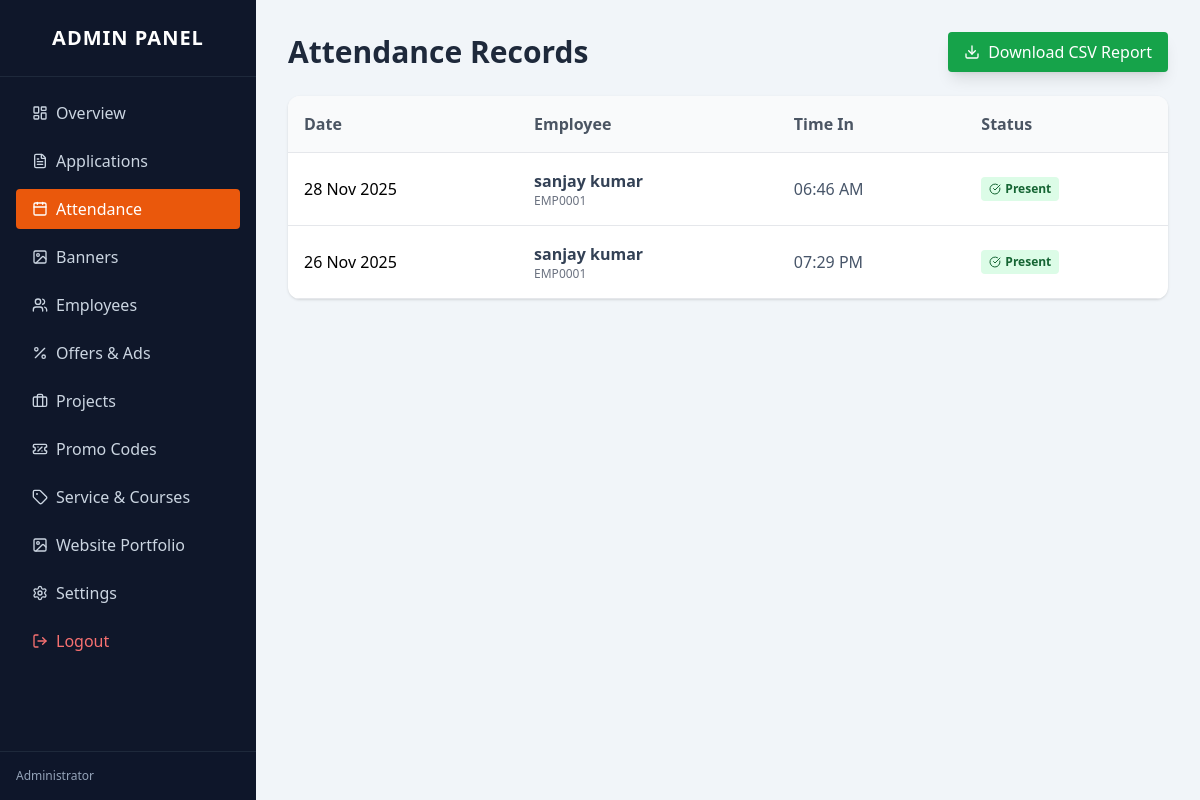
/admin/attendance.php (signed in), run on the app's committed database.
### tables this page shows
CREATE TABLE `attendance` (
  `id` int(11) NOT NULL,
  `user_id` int(11) DEFAULT NULL,
  `date` date DEFAULT NULL,
  `check_in_time` time DEFAULT NULL,
  `status` enum('Present','Absent') DEFAULT 'Present'
);

CREATE TABLE `users` (
  `id` int(11) NOT NULL,
  `name` varchar(100) NOT NULL,
  `email` varchar(100) NOT NULL,
  `password` varchar(255) NOT NULL,
  `employee_id` varchar(50) DEFAULT NULL,
  `role` enum('admin','employee') DEFAULT 'employee',
  `created_at` timestamp NOT NULL DEFAULT current_timestamp(),
  `profile_image` varchar(255) DEFAULT NULL
);

### admin/attendance.php (the view, shortened to what this page needs)
<?php
include '../includes/config.php';
$query = "SELECT a.*, u.name, u.employee_id FROM attendance a JOIN users u ON a.user_id = u.id ORDER BY a.date DESC LIMIT 50";
$res = $conn->query($query);
?>
<!DOCTYPE html>
<html lang="en">
<head>
    <script src="https://cdn.tailwindcss.com"></script>
</head>
<body class="bg-slate-100 flex h-screen">
    <div class="w-64 bg-slate-900 text-white flex flex-col shrink-0">
        <div class="p-6 font-bold text-xl tracking-wider text-center border-b border-slate-800">ADMIN PANEL</div>
        <nav class="flex-1 p-4 space-y-2 overflow-y-auto">
            <a href="dashboard.php" class="flex items-center px-4 py-2 hover:bg-slate-800 rounded text-slate-300"><i data-lucide="layout-dashboard" class="w-4 h-4 mr-2"></i> Overview</a>
            <a href="applications.php" class="flex items-center px-4 py-2 hover:bg-slate-800 rounded text-slate-300"><i data-lucide="file-text" class="w-4 h-4 mr-2"></i> Applications</a>
            <a href="attendance.php" class="flex items-center px-4 py-2 bg-orange-600 rounded text-white"><i data-lucide="calendar" class="w-4 h-4 mr-2"></i> Attendance</a>
            <a href="banners.php" class="flex items-center px-4 py-2 hover:bg-slate-800 rounded text-slate-300"><i data-lucide="image" class="w-4 h-4 mr-2"></i> Banners</a>
            <a href="employees.php" class="flex items-center px-4 py-2 hover:bg-slate-800 rounded text-slate-300"><i data-lucide="users" class="w-4 h-4 mr-2"></i> Employees</a>
            <a href="offers.php" class="flex items-center px-4 py-2 hover:bg-slate-800 rounded text-slate-300"><i data-lucide="percent" class="w-4 h-4 mr-2"></i> Offers & Ads</a>
            <a href="projects.php" class="flex items-center px-4 py-2 hover:bg-slate-800 rounded text-slate-300"><i data-lucide="briefcase" class="w-4 h-4 mr-2"></i> Projects</a>
            <a href="promocodes.php" class="flex items-center px-4 py-2 hover:bg-slate-800 rounded text-slate-300"><i data-lucide="ticket-percent" class="w-4 h-4 mr-2"></i> Promo Codes</a>
            <a href="service_courses.php" class="flex items-center px-4 py-2 hover:bg-slate-800 rounded text-slate-300"><i data-lucide="tag" class="w-4 h-4 mr-2"></i> Service & Courses</a>
            <a href="portfolio.php" class="flex items-center px-4 py-2 hover:bg-slate-800 rounded text-slate-300"><i data-lucide="image" class="w-4 h-4 mr-2"></i> Website Portfolio</a>
            <a href="settings.php" class="flex items-center px-4 py-2 hover:bg-slate-800 rounded text-slate-300"><i data-lucide="settings" class="w-4 h-4 mr-2"></i> Settings</a>
            <a href="../login.php" class="flex items-center px-4 py-2 mt-4 text-red-400 hover:bg-slate-800 rounded"><i data-lucide="log-out" class="w-4 h-4 mr-2"></i> Logout</a>
        </nav>
        <div class="p-4 border-t border-slate-800 flex items-center gap-3 bg-slate-900/50">
            <div class="overflow-hidden">
                <p class="text-xs text-slate-400">Administrator</p>
            </div>
        </div>
    </div>
    <div class="flex-1 p-8 overflow-y-auto">
        <div class="flex justify-between items-center mb-6">
            <h2 class="text-3xl font-bold text-slate-800">Attendance Records</h2>
            <form method="POST">
                <button name="export" class="bg-green-600 text-white px-4 py-2 rounded hover:bg-green-700 flex items-center gap-2 shadow-lg">
                    <i data-lucide="download" class="w-4 h-4"></i> Download CSV Report
                </button>
            </form>
        </div>
        <div class="bg-white rounded-xl shadow overflow-hidden">
            <table class="w-full text-left">
                <thead class="bg-gray-50 border-b">
                    <tr>
                        <th class="p-4 text-gray-600 font-bold">Date</th>
                        <th class="p-4 text-gray-600 font-bold">Employee</th>
                        <th class="p-4 text-gray-600 font-bold">Time In</th>
                        <th class="p-4 text-gray-600 font-bold">Status</th>
                    </tr>
                </thead>
                <tbody>
                    <?php while($row = $res->fetch_assoc()): ?>
                    <tr class="border-b hover:bg-gray-50">
                        <td class="p-4"><?php echo date('d M Y', strtotime($row['date'])); ?></td>
                        <td class="p-4">
                            <div class="font-bold text-slate-700"><?php echo htmlspecialchars($row['name']); ?></div>
                            <div class="text-xs text-gray-500"><?php echo htmlspecialchars($row['employee_id']); ?></div>
                        </td>
                        <td class="p-4 text-slate-600"><?php echo date('h:i A', strtotime($row['check_in_time'])); ?></td>
                        <td class="p-4">
                            <span class="px-2 py-1 rounded text-xs font-bold bg-green-100 text-green-800 flex items-center w-fit">
                                <i data-lucide="check-circle" class="w-3 h-3 mr-1"></i> <?php echo $row['status']; ?>
                            </span>
                        </td>
                    </tr>
                    <?php endwhile; ?>
                </tbody>
            </table>
        </div>
    </div>
</body>
</html>

### data on the page
attendance: date "28 Nov 2025", user.name "sanjay kumar", user.employee_id "EMP0001", check_in_time "06:46 AM", status "Present"
attendance: date "26 Nov 2025", user.name "sanjay kumar", user.employee_id "EMP0001", check_in_time "07:29 PM", status "Present"
